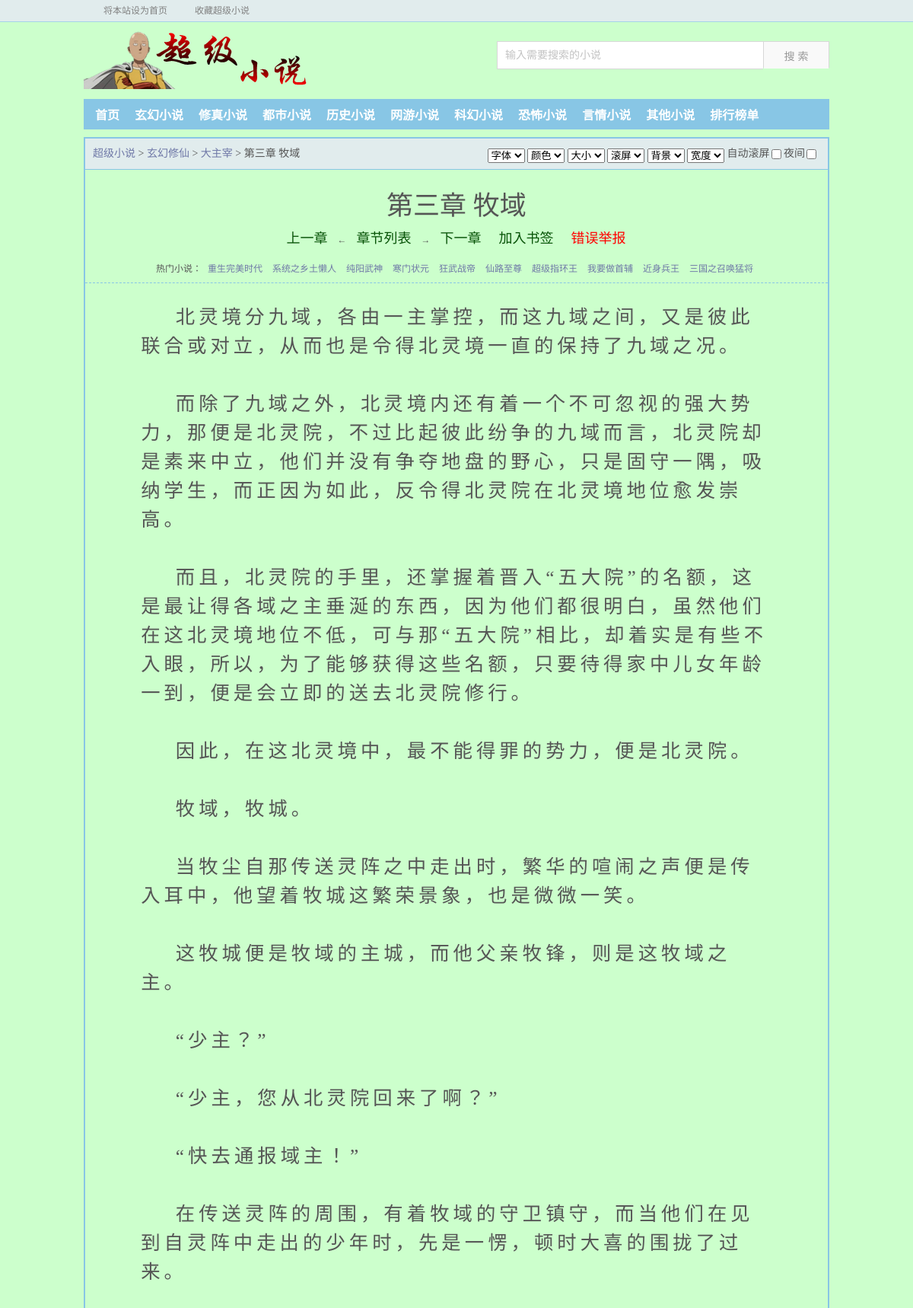
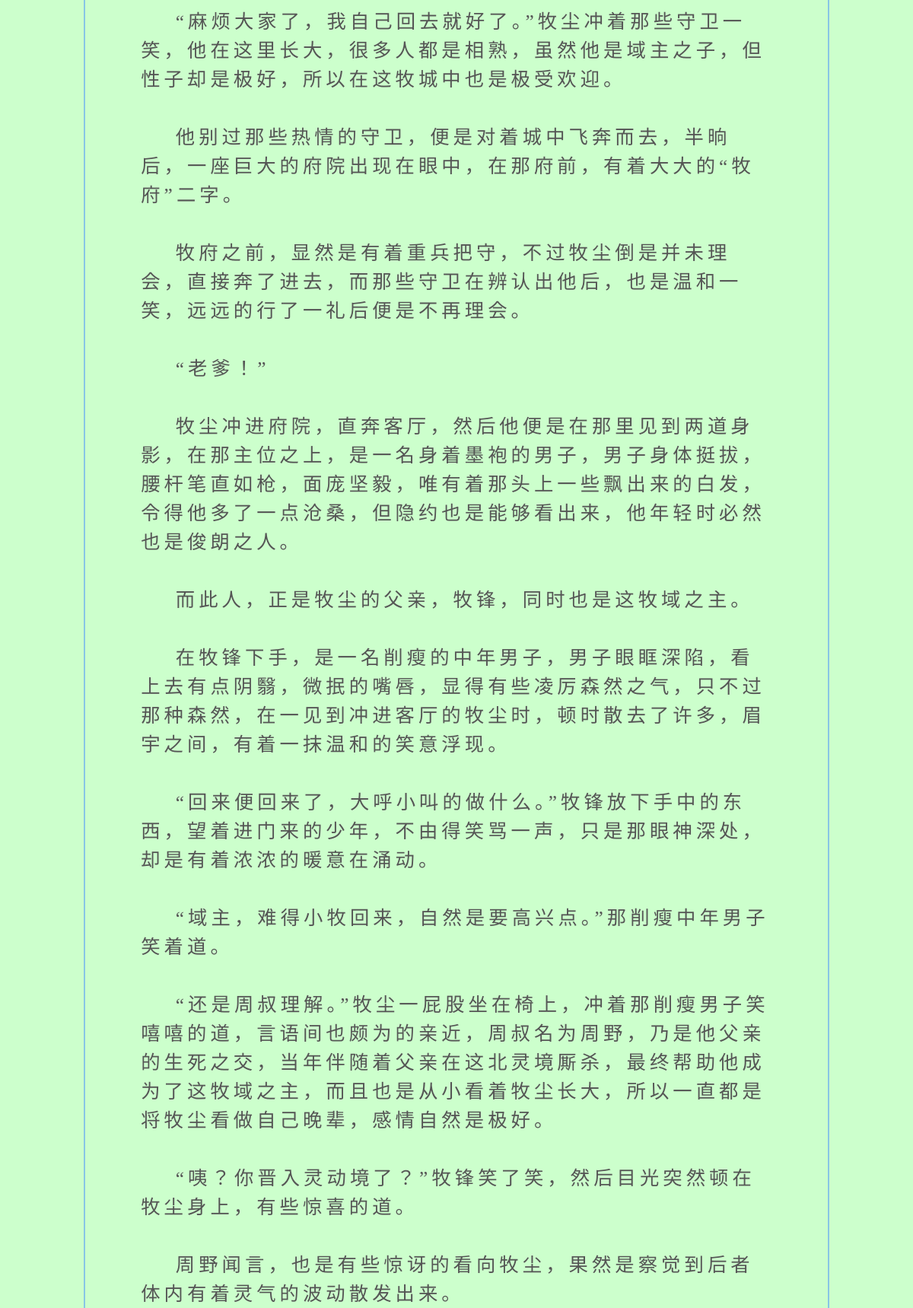
/book/7/10002/ (upper part), run on the app's committed database (2 pictures, top to bottom).
### novel_site/models.py (models this page shows, shortened)
class InfoTable(models.Model):
    title = models.CharField(max_length=70, unique=True)
    category = models.ForeignKey(CategoryTable, verbose_name='category', on_delete=models.CASCADE,
                                 related_name='cate_books', null=True)
    author = models.ForeignKey(AuthorTable, verbose_name='author', on_delete=models.CASCADE,
                               related_name='author_boos', null=True)
    status = models.CharField(max_length=5, null=True)
    update_time = models.DateTimeField(null=True)
    store_des = models.IntegerField(verbose_name='book_table_index', null=True)
    image = models.CharField(max_length=70, verbose_name='image_des', null=True)
    resume = models.CharField(max_length=300, null=True)
    def __str__(self):
        return self.title
    def get_absolute_url(self):
        return reverse('novel_site:info', kwargs={'pk': self.pk})
    @property
    def all_chapters_detail(self):
        return MAP_DICT[str(self.store_des)].objects.filter(title=self.pk)
    @property
    def all_chapters_id_only(self):
        return MAP_DICT[str(self.store_des)].objects.filter(title=self.pk).only('id', 'book_id')

class CategoryTable(models.Model):
    cate = models.CharField(max_length=30, null=True, unique=True)
    category = models.CharField(max_length=20)
    def __str__(self):
        return self.category

class Book(models.Model):
    title = models.ForeignKey(InfoTable, verbose_name='title', on_delete=models.CASCADE,)
    chapter = models.CharField(max_length=70, null=True)
    content = models.TextField()
    need_confirm = models.BooleanField(default=0)
    book_id = models.IntegerField(verbose_name='book_id', null=True)
    def get_absolute_url(self):
        return reverse('novel_site:detail', kwargs={'pk': self.book_id, 'index': self.pk})
    class Meta:
        abstract = True

class BookTableOne(Book):
    def __str__(self):
        return self.chapter

### novel_site/views.py (the view)
# urls.py: url(r'^book/(?P<pk>[0-9]+)/(?P<index>[0-9]+)/$', views.BookView.as_view(), name='detail'),
class BookView(DetailView):
    template_name = 'novel_site/detail.html'
    pk_url_kwarg = 'index'
    def get_adjacent_page(self):  # ??????????
        ll = list(self.book_info.all_chapters_id_only)
        index = ll.index(self.object)
        if index - 1 < 0:
            last_page_url = self.book_info.get_absolute_url()
        else:
            last_page_url = ll[index-1].get_absolute_url()
        if index + 1 < len(ll):
            next_page_url = ll[index+1].get_absolute_url()
        else:
            next_page_url = self.book_info.get_absolute_url()
        return last_page_url, next_page_url
    def get_context_data(self, **kwargs):
        context = super(BookView, self).get_context_data(**kwargs)
        context['book_info'] = self.book_info
        context['last_page'], context['next_page'] = self.get_adjacent_page()
        return context
    def get_queryset(self):
        self.book_info = InfoTable.objects.defer('resume', 'image', 'update_time', 'status').select_related().get(pk=self.kwargs['pk'])
        return self.book_info.all_chapters_detail  # 传给父类的get object，再寻找对应的条目

### novel_site/templates/novel_site/detail.html (shortened to what this page needs)
{% extends 'novel_site/base.html' %}
{% load staticfiles %}
{% block main %}
<div class="content_read">
    <div class="box_con">
        <div class="con_top">
            <a href="/">超级小说</a>
            &gt;
            <a href="{{ book_info.category.get_category_url }}">{{ book_info.category }}</a>
            &gt;
            <a href="{{ book_info.get_absolute_url }}">{{ book_info }}</a>
            &gt; {{ object.chapter }}
            <div id="page_set">
                <select onchange="javascript:setFont(this.options[this.selectedIndex].value);" id="bcolor" name="bcolor">
                    <option value="宋体" selected="selected">字体</option>
                </select>
                <select onchange="javascript:setColor(this.options[this.selectedIndex].value);" id="bcolor" name="bcolor">
                    <option value="#000" selected="selected">颜色</option>
                </select>
                <select onchange="javascript:setSize(this.options[this.selectedIndex].value);" id="bcolor" name="bcolor">
                    <option value="19pt" selected="selected">大小</option>
                </select>
                <select onchange="javascript:setSpeed(this.options[this.selectedIndex].value);" name="scrollspeed" id="scrollspeed">
                    <option value=6 selected="selected">滚屏</option>
                </select>
                <select onchange="javascript:setBGColor(this.options[this.selectedIndex].value);" id="bcolor" name="bcolor">
                    <option value="#CCFFCC" style="background-color: #CCFFCC;" selected="selected">背景</option>
                </select>
                <select onchange="javascript:setWidth(this.options[this.selectedIndex].value);" id="bcolor" name="bcolor">
                    <option value="95%" selected="selected">宽度</option>
                </select>
                <label>自动滚屏</label><input type="checkbox" name="autopage" id="autopage" onchange="javascript:setAutopage();" value="" />
                <label>夜间</label><input type="checkbox" name="night" id="night" onchange="javascript:setNight();" value="" />
            </div>
        </div>
        <div class="bookname">
            <h1>{{ object.chapter }}</h1>
            <div class="bottem1">
                <a href="{{ last_page }}">上一章</a>
                ←
                <a href="{{ book_info.get_absolute_url }}">章节列表</a>
                →
                <a href="{{ next_page }}">下一章</a>
                <a rel="nofollow" href="" target="_blank">加入书签</a>
                <a rel="nofollow" href="" target="_blank" style="color:red">错误举报</a>
            </div>
            <div class="lm">热门小说：
                <a href="http://www.ranwen.org/files/article/80/80203/" target="_blank">重生完美时代</a>
                <a href="http://www.ranwen.org/files/article/77/77388/" target="_blank">系统之乡土懒人</a>
                <a href="http://www.ranwen.org/files/article/80/80020/" target="_blank">纯阳武神</a>
                <a href="http://www.ranwen.org/files/article/81/81814/" target="_blank">寒门状元</a>
                <a href="http://www.ranwen.org/files/article/79/79807/" target="_blank">狂武战帝</a>
                <a href="http://www.ranwen.org/files/article/57/57595/" target="_blank">仙路至尊</a>
                <a href="http://www.ranwen.org/files/article/78/78117/" target="_blank">超级指环王</a>
                <a href="http://www.ranwen.org/files/article/77/77423/" target="_blank">我要做首辅</a>
                <a href="http://www.ranwen.org/files/article/59/59755/" target="_blank">近身兵王</a>
                <a href="http://www.ranwen.org/files/article/73/73312/" target="_blank">三国之召唤猛将</a>
            </div>
        </div>
        <div id="content">
        {{ object.content|safe }}
        </div>
    </div>
</div>
{% endblock main %}

### novel_site/static/novel_site/css/style.css (style rules this page uses)
html,body,ul,ol,li,p,h1,h2,h3,h4,h5,h6,table,td,th,img,div,dl,dt,dd,input,select,form,fieldset { margin:auto;padding:0; }
body { background-color:#CCFFCC;color:#555;font-family:宋体;font-size:12px;margin:0 auto; }
a { color:#6F78A7;text-decoration:none; }
.box_con { border:2px solid #88C6E5; overflow:hidden;width:976px;margin:10px auto; }
.con_top { font-size:14px; border-bottom: #88C6E5 1px solid; text-align:left; padding: 0px 10px; line-height:40px; height:40px; background-color:#E1ECED; }
.con_top #page_set { float:right; text-align:right; height:20px; line-height:20px; padding-right:5px; padding-top:10px; }
.con_top #page_set label { height:13px; vertical-align:text-bottom; margin-top:1px;margin-right: 2px; }
.bookname { border-bottom:1px dashed #88C6E5;line-height:30px;padding-top:10px; margin-bottom:10px; }
.bookname h1 { font:35px/45px 黑体;padding-top:15px;text-align:center; }
.lm { overflow:hidden;text-overflow:ellipsis;white-space:nowrap;padding:3px;text-align:center; }
.lm a { margin:0 5px; }
.box_con #content,.box_con #content div,.box_con #content a { font-family:方正启体简体,"Microsoft YaHei",微软雅黑,宋体;font-size:19pt; letter-spacing:0.2em;line-height:150%;padding-top:15px;width:85%;margin:auto; }
.content_read { overflow:hidden;width:980px;margin:0px auto auto; }
.bottem1 { clear:both!important;text-align:center;width:965px;margin:5px; }
.bottem a,.bottem1 a,.bottem2 a { color:#085308;font-size:18px;margin-left:10px;margin-right:10px; }

### data on the page
InfoTable: category "玄幻修仙", title "大主宰"
BookTableOne: chapter "第三章 牧域", content "北灵境分九域，各由一主掌控，而这九域之间，又是彼此联合或对立，从而也是令得北灵境一直的保持了九域之况。 而除了九域之外，北灵境内还有着一个不可忽视的强大势力，那便是北灵院，不过比起彼此纷争的九域而言，北灵院却是素来中立，他们并没有争夺地盘的野心，只是固守一隅，吸纳学生，而正因为如此，反令得北灵院在北灵境地位愈发崇高。 而且，北灵院的手里，还掌握着晋入“五大院”的名额，这是最让得各域之主垂涎的东西，因为他们都很明白，虽然他们在这北灵境地位不低，可与那“五大院”相比，却着实是有些不入眼，所以，为了能够获得这些名额，只要待得家中儿女年龄一到，便是会立即的送去北灵院修行。 因此，在这北灵境中，最不能得罪的势力，便是北灵院。 牧域，牧城。 当牧尘自那传送灵阵之中走出时，繁华的喧闹之声便是传入耳中，他望着牧城这繁荣景象，也是微微一笑。 这牧城便是牧域的主城，而他父亲牧锋，则是这牧域之主。 “少主？” “少主，您从北灵院回来了啊？” “快去通报域主！” 在传送灵阵的周围，有着牧域的守卫镇守，而当他们在见到自灵阵中走出的少年时，先是一愣，顿时大喜的围拢了过来。 “麻烦大家了，我自己回去就好了。”牧尘冲着那些守卫一笑，他在这里长大，很多人都是相熟，虽然他是域主之子，但性子却是极好，所以在这牧城中也是极受欢迎。 他别过那些热情的守卫，便是对着城中飞奔而去，半晌后，一座巨大的府院出现在眼中，在那府前，有着大大的“牧府”二字。 牧府之前，显然是有着重兵把守，不过牧尘倒是并未理会，直接奔了进去，而那些守卫在辨认出他后，也是温和一笑，远远的行了一礼后便是不再理会。 “老爹！”…"
